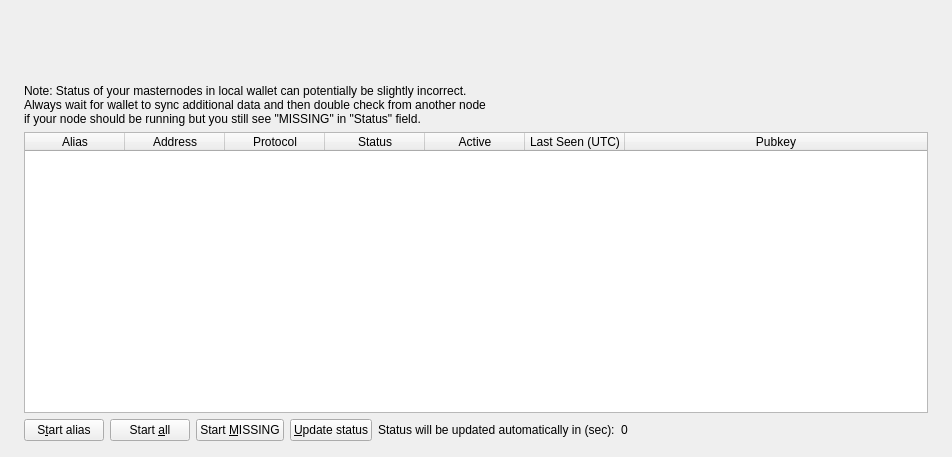
<?xml version="1.0" encoding="UTF-8"?>
<ui version="4.0">
 <class>MasternodeList</class>
 <widget class="QWidget" name="MasternodeList">
  <property name="geometry">
   <rect>
    <x>0</x>
    <y>0</y>
    <width>723</width>
    <height>457</height>
   </rect>
  </property>
  <property name="windowTitle">
   <string>Form</string>
  </property>
  <layout class="QVBoxLayout" name="topLayout" stretch="0">
   <property name="leftMargin">
    <number>9</number>
   </property>
   <property name="topMargin">
    <number>9</number>
   </property>
   <property name="rightMargin">
    <number>9</number>
   </property>
   <property name="bottomMargin">
    <number>9</number>
   </property>
   <item>
    <layout class="QVBoxLayout" name="verticalLayout_Master" stretch="0,1">
     <property name="spacing">
      <number>0</number>
     </property>
     <item>
      <widget class="QFrame" name="frame_Header">
       <layout class="QVBoxLayout" name="verticalLayout_4">
        <property name="leftMargin">
         <number>0</number>
        </property>
        <property name="topMargin">
         <number>0</number>
        </property>
        <property name="rightMargin">
         <number>0</number>
        </property>
        <property name="bottomMargin">
         <number>0</number>
        </property>
        <item>
         <layout class="QHBoxLayout" name="horizontalLayout_Header" stretch="1,0,1">
          <item>
           <widget class="QLabel" name="labelOverviewHeaderLeft">
            <property name="minimumSize">
             <size>
              <width>464</width>
              <height>60</height>
             </size>
            </property>
            <property name="maximumSize">
             <size>
              <width>16777215</width>
              <height>60</height>
             </size>
            </property>
            <property name="font">
             <font>
              <pointsize>20</pointsize>
              <weight>75</weight>
              <bold>true</bold>
             </font>
            </property>
            <property name="text">
             <string></string>
            </property>
           </widget>
          </item>
          <item>
           <spacer name="horizontalSpacer">
            <property name="orientation">
             <enum>Qt::Horizontal</enum>
            </property>
            <property name="sizeHint" stdset="0">
             <size>
              <width>40</width>
              <height>20</height>
             </size>
            </property>
           </spacer>
          </item>
          <item>
           <widget class="QLabel" name="labelOverviewHeaderRight">
            <property name="minimumSize">
             <size>
              <width>464</width>
              <height>60</height>
             </size>
            </property>
            <property name="maximumSize">
             <size>
              <width>16777215</width>
              <height>60</height>
             </size>
            </property>
            <property name="font">
             <font>
              <pointsize>14</pointsize>
             </font>
            </property>
            <property name="text">
             <string/>
            </property>
            <property name="alignment">
             <set>Qt::AlignRight|Qt::AlignTrailing|Qt::AlignVCenter</set>
            </property>
           </widget>
          </item>
         </layout>
        </item>
       </layout>
      </widget>
     </item>
     <item>
      <widget class="QFrame" name="frame_BG">
       <layout class="QVBoxLayout" name="verticalLayout_3">
        <property name="leftMargin">
         <number>6</number>
        </property>
        <property name="topMargin">
         <number>6</number>
        </property>
        <property name="rightMargin">
         <number>6</number>
        </property>
        <property name="bottomMargin">
         <number>6</number>
        </property>
        <item>
         <widget class="QFrame" name="frame_Content">
          <layout class="QVBoxLayout" name="verticalLayout">
           <property name="spacing">
            <number>0</number>
           </property>
           <property name="leftMargin">
            <number>0</number>
           </property>
           <property name="topMargin">
            <number>0</number>
           </property>
           <property name="rightMargin">
            <number>0</number>
           </property>
           <property name="bottomMargin">
            <number>0</number>
           </property>
           <item>
            <layout class="QGridLayout" name="gridLayout_2">
             <property name="spacing">
              <number>2</number>
             </property>
             <item row="0" column="0">
              <widget class="QFrame" name="frameList">
               <layout class="QVBoxLayout" name="verticalLayout_2">
                <property name="bottomMargin">
                 <number>1</number>
                </property>
                <item>
                 <layout class="QHBoxLayout" name="horizontalLayout_note">
                  <property name="bottomMargin">
                   <number>0</number>
                  </property>
                  <item>
                   <widget class="QLabel" name="updateNote">
                    <property name="text">
                     <string>Note: Status of your masternodes in local wallet can potentially be slightly incorrect.&lt;br /&gt;Always wait for wallet to sync additional data and then double check from another node&lt;br /&gt;if your node should be running but you still see &quot;MISSING&quot; in &quot;Status&quot; field.</string>
                    </property>
                   </widget>
                  </item>
                 </layout>
                </item>
                <item>
                 <widget class="QTableWidget" name="tableWidgetMyMasternodes">
                  <property name="minimumSize">
                   <size>
                    <width>695</width>
                    <height>0</height>
                   </size>
                  </property>
                  <property name="palette">
                   <palette>
                    <active>
                     <colorrole role="Text">
                      <brush brushstyle="SolidPattern">
                       <color alpha="255">
                        <red>51</red>
                        <green>51</green>
                        <blue>51</blue>
                       </color>
                      </brush>
                     </colorrole>
                    </active>
                    <inactive>
                     <colorrole role="Text">
                      <brush brushstyle="SolidPattern">
                       <color alpha="255">
                        <red>51</red>
                        <green>51</green>
                        <blue>51</blue>
                       </color>
                      </brush>
                     </colorrole>
                    </inactive>
                    <disabled>
                     <colorrole role="Text">
                      <brush brushstyle="SolidPattern">
                       <color alpha="255">
                        <red>85</red>
                        <green>85</green>
                        <blue>85</blue>
                       </color>
                      </brush>
                     </colorrole>
                    </disabled>
                   </palette>
                  </property>
                  <property name="editTriggers">
                   <set>QAbstractItemView::NoEditTriggers</set>
                  </property>
                  <property name="alternatingRowColors">
                   <bool>true</bool>
                  </property>
                  <property name="selectionMode">
                   <enum>QAbstractItemView::SingleSelection</enum>
                  </property>
                  <property name="selectionBehavior">
                   <enum>QAbstractItemView::SelectRows</enum>
                  </property>
                  <property name="sortingEnabled">
                   <bool>true</bool>
                  </property>
                  <attribute name="horizontalHeaderStretchLastSection">
                   <bool>true</bool>
                  </attribute>
                  <column>
                   <property name="text">
                    <string>Alias</string>
                   </property>
                  </column>
                  <column>
                   <property name="text">
                    <string>Address</string>
                   </property>
                  </column>
                  <column>
                   <property name="text">
                    <string>Protocol</string>
                   </property>
                  </column>
                  <column>
                   <property name="text">
                    <string>Status</string>
                   </property>
                  </column>
                  <column>
                   <property name="text">
                    <string>Active</string>
                   </property>
                  </column>
                  <column>
                   <property name="text">
                    <string>Last Seen (UTC)</string>
                   </property>
                  </column>
                  <column>
                   <property name="text">
                    <string>Pubkey</string>
                   </property>
                  </column>
                 </widget>
                </item>
                <item>
                 <layout class="QHBoxLayout" name="horizontalLayout_5">
                  <property name="bottomMargin">
                   <number>0</number>
                  </property>
                  <item>
                   <widget class="QPushButton" name="startButton">
                    <property name="text">
                     <string>S&amp;tart alias</string>
                    </property>
                   </widget>
                  </item>
                  <item>
                   <widget class="QPushButton" name="startAllButton">
                    <property name="text">
                     <string>Start &amp;all</string>
                    </property>
                   </widget>
                  </item>
                  <item>
                   <widget class="QPushButton" name="startMissingButton">
                    <property name="text">
                     <string>Start &amp;MISSING</string>
                    </property>
                   </widget>
                  </item>
                  <item>
                   <widget class="QPushButton" name="UpdateButton">
                    <property name="text">
                     <string>&amp;Update status</string>
                    </property>
                   </widget>
                  </item>
                  <item>
                   <widget class="QLabel" name="autoupdate_label">
                    <property name="text">
                     <string>Status will be updated automatically in (sec):</string>
                    </property>
                   </widget>
                  </item>
                  <item>
                   <widget class="QLabel" name="secondsLabel">
                    <property name="text">
                     <string>0</string>
                    </property>
                   </widget>
                  </item>
                  <item>
                   <spacer name="horizontalSpacer_5">
                    <property name="orientation">
                     <enum>Qt::Horizontal</enum>
                    </property>
                    <property name="sizeHint" stdset="0">
                     <size>
                      <width>40</width>
                      <height>20</height>
                     </size>
                    </property>
                   </spacer>
                  </item>
                 </layout>
                </item>
               </layout>
              </widget>
             </item>
            </layout>
           </item>
          </layout>
         </widget>
        </item>
       </layout>
      </widget>
     </item>
    </layout>
   </item>
  </layout>
 </widget>
 <resources/>
 <connections/>
</ui>
